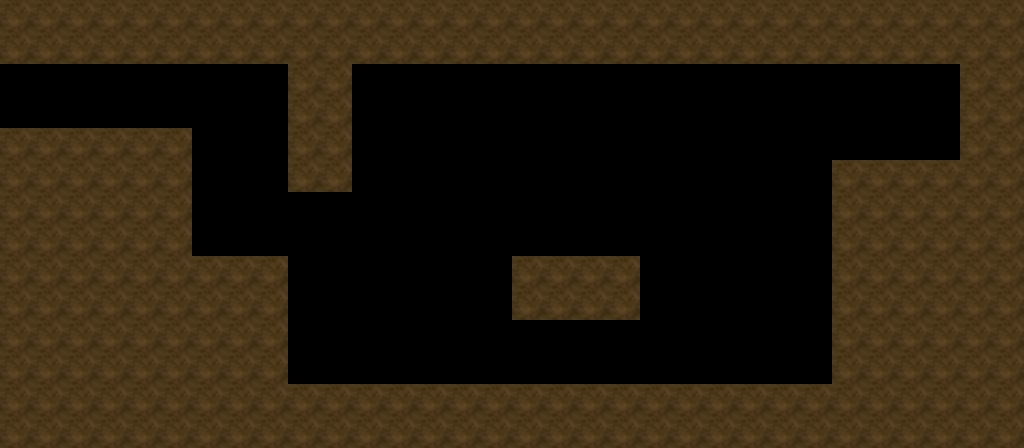

This game map was drawn from its Tiled (.tmx) file and the tilesets committed beside it. A one-line description and the full map source follow:
An orthogonal 32x14 tile map with 32x32 px tiles, 1 tile layer (Foreground) and 28 objects (LoadingZone, Chest).

<map version="1.10" tiledversion="1.11.2" orientation="orthogonal" renderorder="right-down" width="32" height="14" tilewidth="32" tileheight="32" infinite="0" nextlayerid="6" nextobjectid="33">
 <editorsettings>
  <export target="../../Tilemaps/1/1-8.lua" format="lua" />
 </editorsettings>
 <tileset firstgid="1" name="testChlorovyllTileset" tilewidth="32" tileheight="32" tilecount="256" columns="16">
  <image source="../../Tilesets/testChlorovyllTileset.png" width="512" height="512" />
 </tileset>
 <layer id="1" name="Foreground" width="32" height="14">
  <data encoding="csv">
5,5,5,5,5,5,5,5,5,5,5,5,5,5,5,5,5,5,5,5,5,5,5,5,5,5,5,5,5,5,5,5,
5,5,5,5,5,5,5,5,5,5,5,5,5,5,5,5,5,5,5,5,5,5,5,5,5,5,5,5,5,5,5,5,
0,0,0,0,0,0,0,0,0,5,5,0,0,0,0,0,0,0,0,0,0,0,0,0,0,0,0,0,0,0,5,5,
0,0,0,0,0,0,0,0,0,5,5,0,0,0,0,0,0,0,0,0,0,0,0,0,0,0,0,0,0,0,5,5,
5,5,5,5,5,5,0,0,0,5,5,0,0,0,0,0,0,0,0,0,0,0,0,0,0,0,0,0,0,0,5,5,
5,5,5,5,5,5,0,0,0,5,5,0,0,0,0,0,0,0,0,0,0,0,0,0,0,0,5,5,5,5,5,5,
5,5,5,5,5,5,0,0,0,0,0,0,0,0,0,0,0,0,0,0,0,0,0,0,0,0,5,5,5,5,5,5,
5,5,5,5,5,5,0,0,0,0,0,0,0,0,0,0,0,0,0,0,0,0,0,0,0,0,5,5,5,5,5,5,
5,5,5,5,5,5,5,5,5,0,0,0,0,0,0,0,5,5,5,5,0,0,0,0,0,0,5,5,5,5,5,5,
5,5,5,5,5,5,5,5,5,0,0,0,0,0,0,0,5,5,5,5,0,0,0,0,0,0,5,5,5,5,5,5,
5,5,5,5,5,5,5,5,5,0,0,0,0,0,0,0,0,0,0,0,0,0,0,0,0,0,5,5,5,5,5,5,
5,5,5,5,5,5,5,5,5,0,0,0,0,0,0,0,0,0,0,0,0,0,0,0,0,0,5,5,5,5,5,5,
5,5,5,5,5,5,5,5,5,5,5,5,5,5,5,5,5,5,5,5,5,5,5,5,5,5,5,5,5,5,5,5,
5,5,5,5,5,5,5,5,5,5,5,5,5,5,5,5,5,5,5,5,5,5,5,5,5,5,5,5,5,5,5,5
</data>
 </layer>
 <objectgroup id="2" name="Terrain">
  <object id="1" x="160" y="128" width="32" />
  <object id="2" x="256" y="256" width="32" />
  <object id="3" x="832" y="160" width="32" />
  <object id="4" x="512" y="256" width="128" />
  <object id="5" x="512" y="256" height="64" />
  <object id="6" x="640" y="256" height="64" />
  <object id="7" x="512" y="320" width="128" />
  <object id="8" x="832" y="160" height="224" />
  <object id="9" x="192" y="128" height="128" />
  <object id="10" x="288" y="256" height="128" />
  <object id="11" x="288" y="64" height="128" />
  <object id="12" x="352" y="64" height="128" />
  <object id="13" x="960" y="64" height="96" />
  <object id="15" x="544" y="416">
   <polygon points="0,0 -256,-32 0,-32" />
  </object>
  <object id="16" x="544" y="416">
   <polygon points="0,0 288,-32 0,-32" />
  </object>
  <object id="17" x="896" y="192">
   <polygon points="0,0 -32,-32 64,-32" />
  </object>
  <object id="21" x="960" y="64">
   <polygon points="0,0 -608,0 -320,-32" />
  </object>
  <object id="22" x="288" y="64">
   <polygon points="0,0 -224,0 -96,-32" />
  </object>
  <object id="23" x="224" y="288">
   <polygon points="0,0 32,-32 -32,-32" />
  </object>
  <object id="24" x="96" y="160">
   <polygon points="0,0 64,-32 -32,-32" />
  </object>
  <object id="25" x="288" y="192" width="64" />
 </objectgroup>
 <objectgroup id="3" name="Interact">
  <object id="27" template="../../Templates/Interact/RespawnPoint.tx" x="96" y="64" />
  <object id="28" name="LoadingZone" x="0" y="64" width="64" height="64">
   <properties>
    <property name="MapToLoad" type="file" value="../../Tilemaps/1/1-6.lua" />
    <property name="NeedsInteract" type="bool" value="false" />
    <property name="TeleportPointID" type="int" value="56" />
   </properties>
  </object>
  <object id="31" template="../../Templates/Interact/RespawnPoint.tx" x="832" y="64" width="32" height="96" />
  <object id="32" name="Chest" x="907" y="122" width="48" height="38">
   <properties>
    <property name="Direction" type="int" value="-1" />
    <property name="LootType" propertytype="ChestLootTypes" value="TaceyBucks" />
   </properties>
  </object>
 </objectgroup>
 <objectgroup id="4" name="Enemies">
  <object id="29" template="../../Templates/Enemies/1/Bat.tx" x="480" y="160" />
  <object id="30" template="../../Templates/Enemies/1/Bat.tx" x="704" y="192" />
 </objectgroup>
 <objectgroup id="5" name="TeleportPoints">
  <object id="26" x="96" y="96">
   <point />
  </object>
 </objectgroup>
</map>
